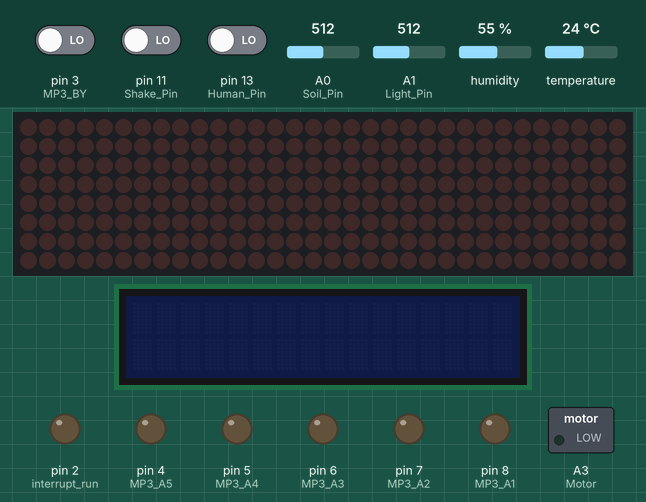
This sketch was run on a simulated Arduino Uno, built with avr-gcc and run on an emulated ATmega328P. Parts: 32×8 LED matrix, 16×2 character LCD, switched loads named in the sketch (green lamp = pin HIGH), output pins drawn as LEDs (lit = HIGH). Dashed ring = blinking. Inputs (shaded band) come from the test bench; at power-on: pin 3 (MP3_BY) LOW, temperature 24 °C, A0 (Soil_Pin) = 512, pin 11 (Shake_Pin) LOW, pin 13 (Human_Pin) LOW, A1 (Light_Pin) = 512, humidity 55 %.

Above: at 0.8 s.
0.9 s: pin 3 (MP3_BY) driven HIGH
At 3.8 s:
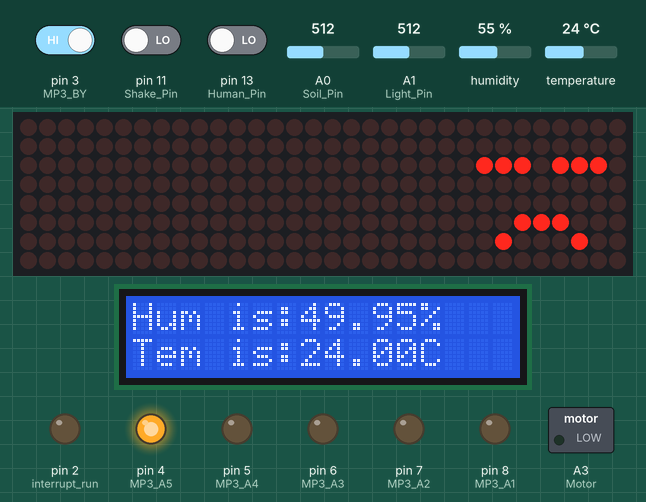
3.9 s: temperature set to 2 °C
At 6.7 s:
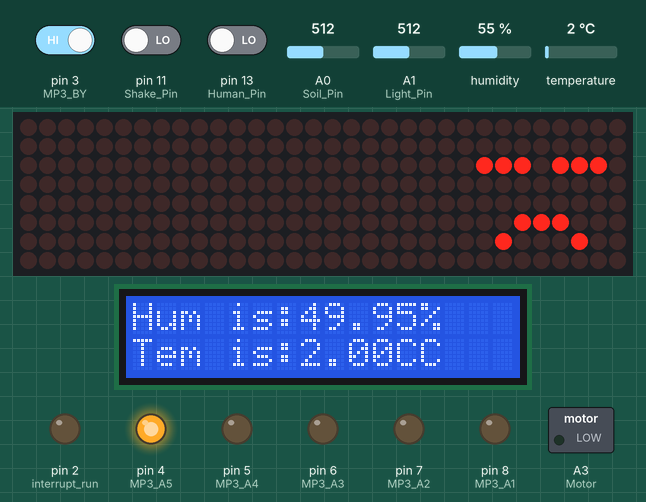
6.9 s: A0 (Soil_Pin) set to 603
At 9.7 s:
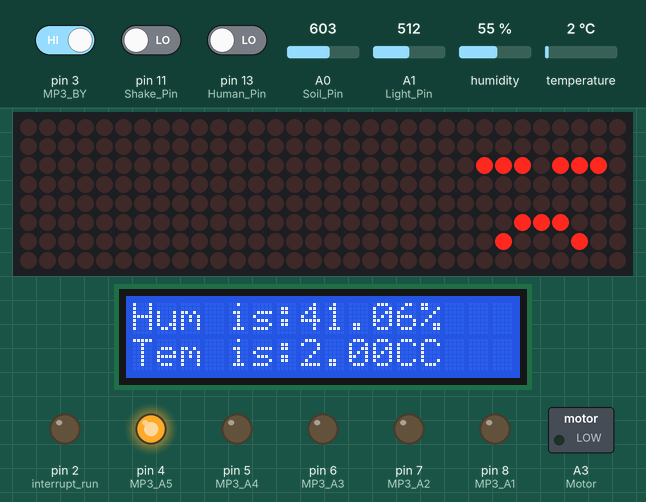
9.9 s: A0 (Soil_Pin) set to 623
At 12.27 s:
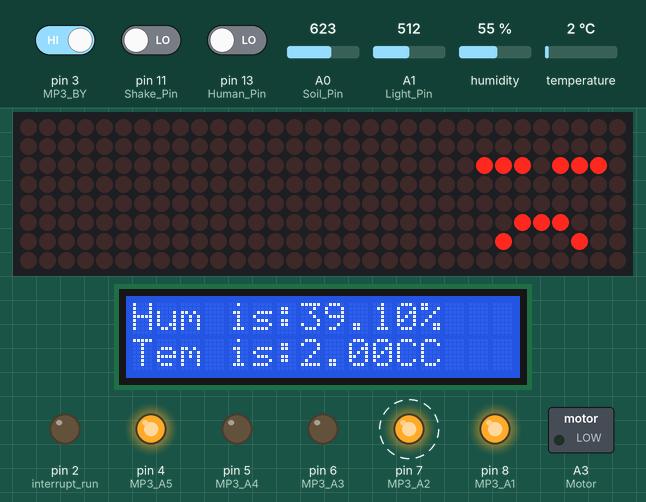
12.9 s: A0 (Soil_Pin) set to 856
At 13.81 s:
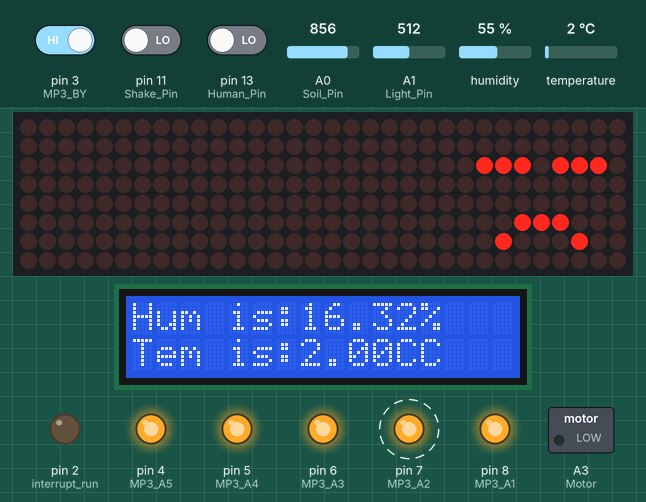
15.9 s: A0 (Soil_Pin) set to 886
At 17.8 s:
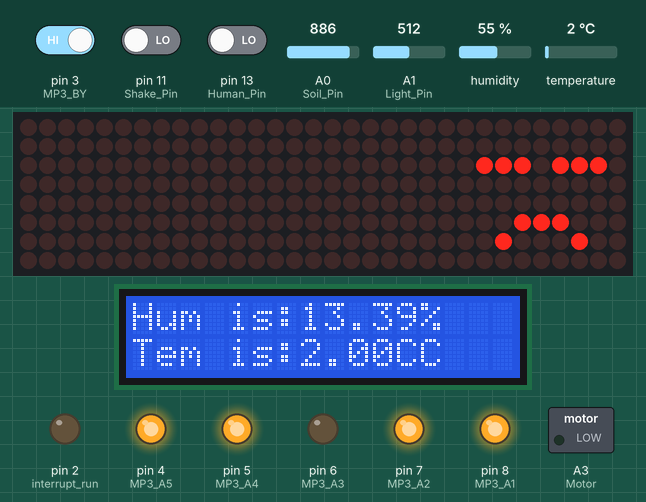
Timing chart, 0 to 19.9 s (numbered marks = the images above; inputs shaded):
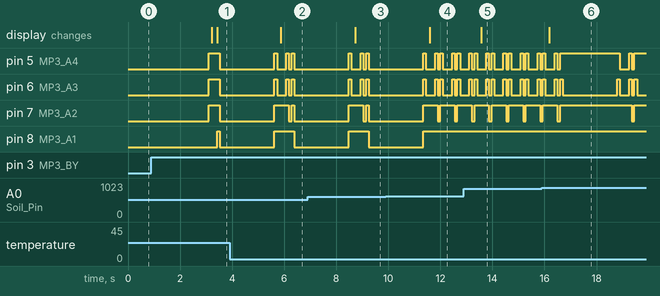

The sketch:

SmartPlantMain.ino
```cpp
#include <Wire.h>
#include "LiquidCrystal_I2C.h"
#include <LedControl.h>
#include "dht11.h"
#define Soil_Pin                    A0
#define Light_Pin                   A1
#define Temp_Pin                    A2
#define Motor                       A3
#define Human_Pin                   13
#define Shake_Pin                   11
#define MP3_A1                      8
#define MP3_A2                      7
#define MP3_A3                      6
#define MP3_A4                      5
#define MP3_A5                      4
#define MP3_BY                      3
#define interrupt_run               2
#define interrupt_stop              1

LiquidCrystal_I2C lcd(0x27,16,2);

dht11 DHT11;
int DIN = 12;
int CS =  10;
int CLK = 9;

LedControl lc=LedControl(DIN,CLK,CS,4);

float Temperature = 25.0;
boolean T = 1;
float SoilMoisture = 0.0;
boolean S = 1;
int Moveable = 0;
int waterlessflag = 0;
int overwater = 0;

void setup() {
  SayIt(0,0,0,0,0);//boot sound
  delay(2000);
  smile();
  lc.shutdown(0,false);       //启动时，MAX72XX处于省电模式
  lc.setIntensity(0,8);       //将亮度设置为最大值
  lc.clearDisplay(0);         //清除显示
  pinMode(Light_Pin,INPUT);
  pinMode(Temp_Pin,OUTPUT);
  pinMode(Soil_Pin,INPUT);
  pinMode(Human_Pin,INPUT);
  pinMode(Shake_Pin,INPUT);
  pinMode(MP3_A1,OUTPUT);
  pinMode(MP3_A2,OUTPUT);
  pinMode(MP3_A3,OUTPUT);
  pinMode(MP3_A4,OUTPUT);
  pinMode(MP3_A5,OUTPUT);
  pinMode(MP3_BY,INPUT);
  pinMode(interrupt_run,OUTPUT);
  pinMode(Motor,OUTPUT);
  lcd.init();
  lcd.backlight();
  digitalWrite(interrupt_run,LOW);
  digitalWrite(interrupt_stop,LOW);
  digitalWrite(Motor,LOW);
  Serial.begin(9600);

}

void loop() {
  //Serial.print("LightValue:");
  //Serial.println(LightValue());
  if(LightValue()<150){
     Run();
     SayIt(1,1,0,1,0);//lookforshadow
     sad ();
     delay(2000);


        }
  else if(LightValue()>330&&LightValue()<500){
    Run();
     SayIt(1,0,0,1,0);//lookforsun
     sad ();
     delay(2000);

  }
  else{
    Stop();
  //  smile();
  }

  if (!IsHumanDetect()){
     waterlessflag = 0;
     overwater = 0;
  }

  Temperature = GetTemperature();
 //Serial.println(Temperature);
  SoilMoisture = GetSoilMoisture();
  LcdDisplayData(SoilMoisture,Temperature);   //display soil moisture
  if(Temperature!=0){
  if (Temperature >= 30.0){
    digitalWrite(Motor,HIGH);
       sad();
       SayIt(1,1,0,0,0);//hot
      // Run();
       delay(1000);
  }
  else if(Temperature <= 18.0){
    digitalWrite(Motor,LOW);
       sad();
       SayIt(1,1,1,1,0);//cold
     //  Run();

  }
   else{
    // stop();
    //  smile();
    }
  }

  if (SoilMoisture <= 15.0 && IsHumanDetect()){
      sad();
   if(waterlessflag<3){
        waterlessflag++;
        SayIt(1,0,1,0,0);//water
        delay(2000);
        sad();
        }
    }
  else if (SoilMoisture <= 15.0)
  {
      sad();
      SayIt(1,0,1,0,0);//water
      delay(2000);
    }
  else{
     // smile();
    }


  if (SoilMoisture >= 40.0 && IsHumanDetect()){
      sad();
      if (overwater = 0){
            SayIt(0,1,1,1,0);//overwater
            overwater = 1;
      }
  }else if(SoilMoisture >= 40.0){

     sad();
     SayIt(0,1,1,1,0);//overwater
     delay(2000);
  }

  else {
     // smile();
    }

  if(IsShakeDetect()){
    SayIt(1,0,1,1,0);//earthquake
  }
 if((LightValue()>150&&LightValue()<330)&&(Temperature>18.0&&Temperature<30.0)&&(SoilMoisture>15.0&&SoilMoisture<40.0)){
   smile();
 }
 else if((LightValue>500)&&(Temperature>18.0&&Temperature<30.0)&&(SoilMoisture>20.0&&SoilMoisture<40.0)){
   smile();
 }
 else{
   sad();
  }
}
//*********************************************************************************

//Return value
  float GetTemperature(){
    int chk = DHT11.read(Temp_Pin);
    return  (float)DHT11.temperature;
  }


//Return 1 is Detected

  int LightValue(){
    return analogRead(Light_Pin);
  }

//Return value

  float GetSoilMoisture(){
    float data = analogRead(Soil_Pin);
    return (1-(data/1023))*100;
}

//Return 1 is Detected

  int IsHumanDetect(){
    return digitalRead(Human_Pin);
  }


//Return 1 is Shaking

  int IsShakeDetect(){

    int value = 1;
    value = digitalRead(Shake_Pin);
    if (value == 0){
      return 1;
    }else{
      return 0;
    }

}

  void LcdDisplayData( float data1,float data2) {

      lcd.setCursor(0, 0);
      lcd.print("Hum is:");
      lcd.print(data1, 2);
      lcd.print("%");
      lcd.setCursor(0, 1);
      lcd.print("Tem is:");
      lcd.print(data2, 2);
      lcd.print("C");
      delay(200);
}
//***********************SmileAndCry
  void printByte(byte character [])

{
    int i = 0;
    for(i=0;i<8;i++)

  {
      lc.setRow(0,i,character[i]);
  }

}

  void smile()
{
    byte smile[8]=   {0x00,0x00,0x44,0xAA,0x00,0x00,0x44,0x38};//笑脸
    printByte(smile);//显示笑脸
}

  void sad()
{
     byte sad[8]=   {0x00,0x00,0xEE,0x00,0x00,0x38,0x44,0x00};//哭脸
     printByte(sad);//显示哭脸
}

/*
 * BIT1 BIT2 BIT3 BIT4 BIT5
 *  1    0    0    0    0   ->1th  mp3 file
 *  1    0    0    0    1   ->2th  mp3 file
 *  ...
 *  1    1    1    1    1   ->15th mp3 file
 *  0    0    0    0    0   ->16th mp3 file
 *  0    0    0    0    1   ->17th mp3 file
 *  ...
 */
  void SayIt(int BIT1,int BIT2,int BIT3,int BIT4,int BIT5){

    while(!(digitalRead(MP3_BY))){
    }

    digitalWrite(MP3_A1,HIGH);
    digitalWrite(MP3_A2,HIGH);
    digitalWrite(MP3_A3,HIGH);
    digitalWrite(MP3_A4,HIGH);
    digitalWrite(MP3_A5,HIGH);
    delay(100);

    if(BIT1 == 1){
      digitalWrite(MP3_A1,HIGH);
    }else{
      digitalWrite(MP3_A1,LOW);
    }

    if(BIT2 == 0){
      digitalWrite(MP3_A2,HIGH);
    }else{
      digitalWrite(MP3_A2,LOW);
    }

    if(BIT3 == 0){
      digitalWrite(MP3_A3,HIGH);
    }else{
      digitalWrite(MP3_A3,LOW);
    }

    if(BIT4 == 0){
      digitalWrite(MP3_A4,HIGH);
    }else{
      digitalWrite(MP3_A4,LOW);
    }

    if(BIT5 == 0){
      digitalWrite(MP3_A5,HIGH);
    }else{
      digitalWrite(MP3_A5,LOW);
    }

    delay(100);
}
//**********************************************************************************

void Run(){
  digitalWrite(interrupt_stop,LOW);
  digitalWrite(interrupt_run,HIGH);
}
void Stop(){
  digitalWrite(interrupt_run,LOW);
  digitalWrite(interrupt_stop,HIGH);
}
```

Measured:
- the behaviour switches between 613 and 614 on A0 (Soil_Pin) (found by bisection; images 3 and 4)
- the behaviour switches between 869 and 870 on A0 (Soil_Pin) (found by bisection; images 5 and 6)
- after the input at 0.9 s, pin 4 (MP3_A5): LOW → HIGH after 2.2 s; pin 5 (MP3_A4), pin 6 (MP3_A3), pin 7 (MP3_A2): LOW → HIGH after 2.2 s, → LOW 0.42 s later; pin 8 (MP3_A1): LOW → HIGH after 2.5 s, → LOW 0.10 s later; the display: first changes after 2.3 s (image 1 shows a later state)
- after the input at 3.9 s, the display: changes after 2.0 s (image 2)
- after the input at 6.9 s, the display: changes after 1.8 s (image 3)
- after the input at 9.9 s, pin 8 (MP3_A1): goes on until 11.3 s, then stays HIGH; the display: changes after 1.7 s (image 4)
- after the input at 12.9 s, the display: changes after 0.66 s (image 5)
- after the input at 15.9 s, the display: changes after 0.29 s (image 6)
